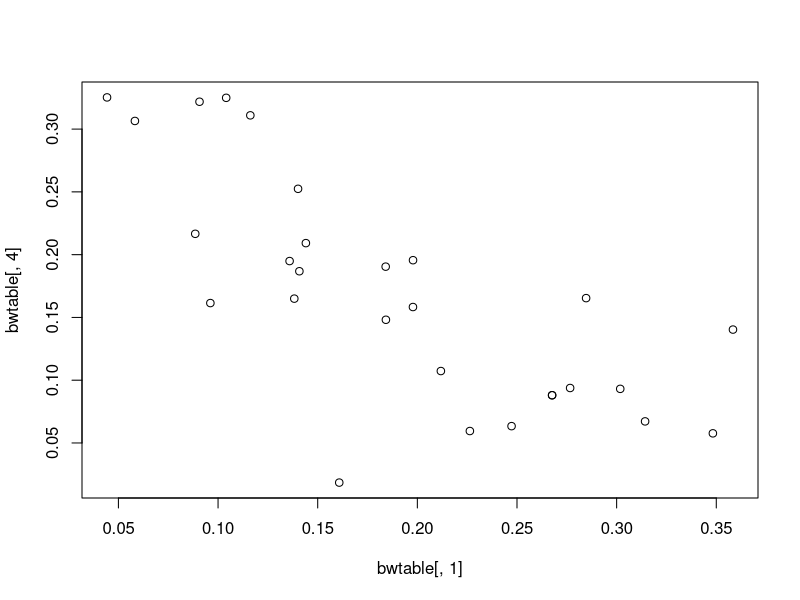
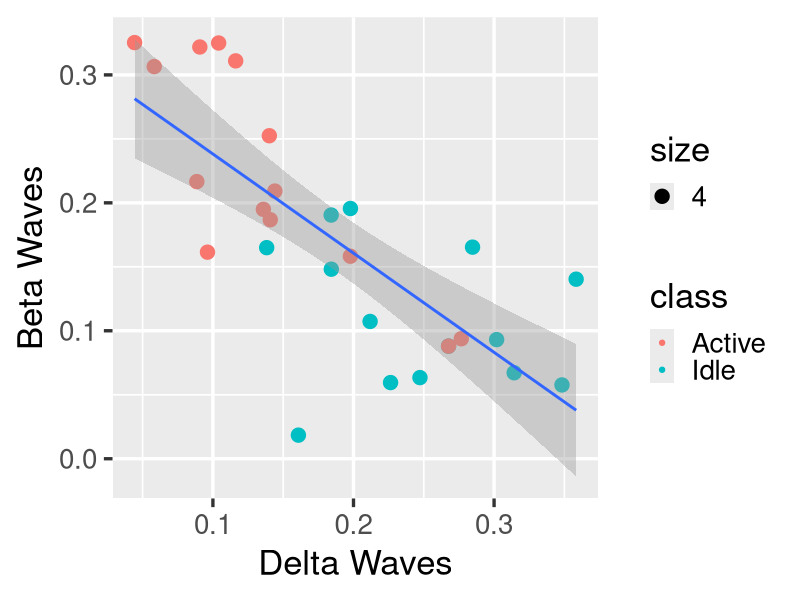
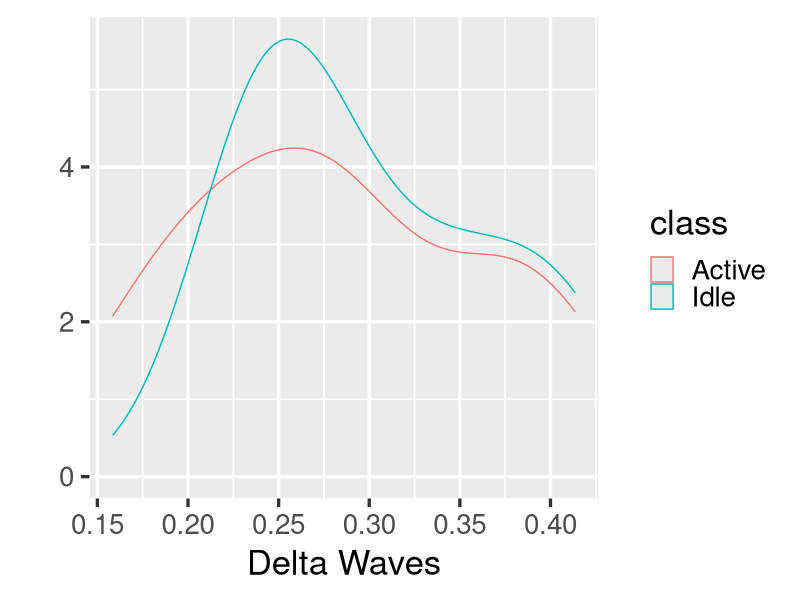
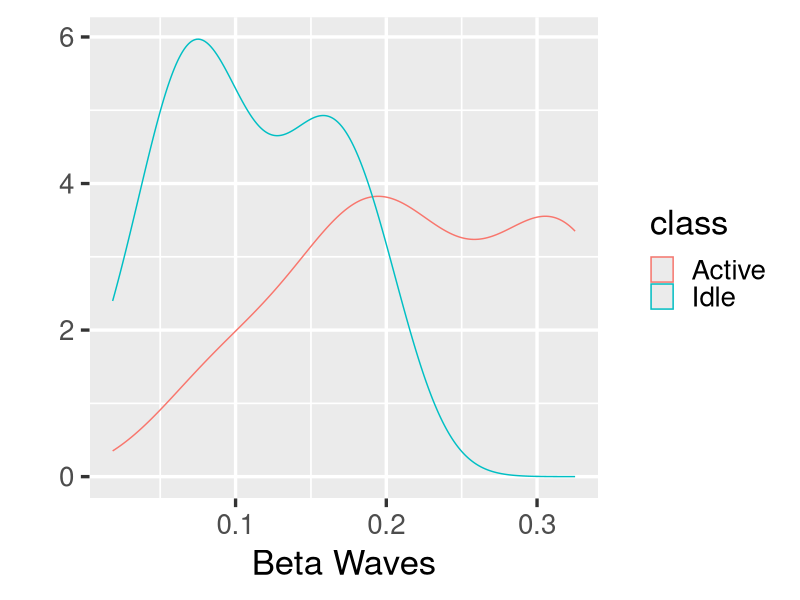
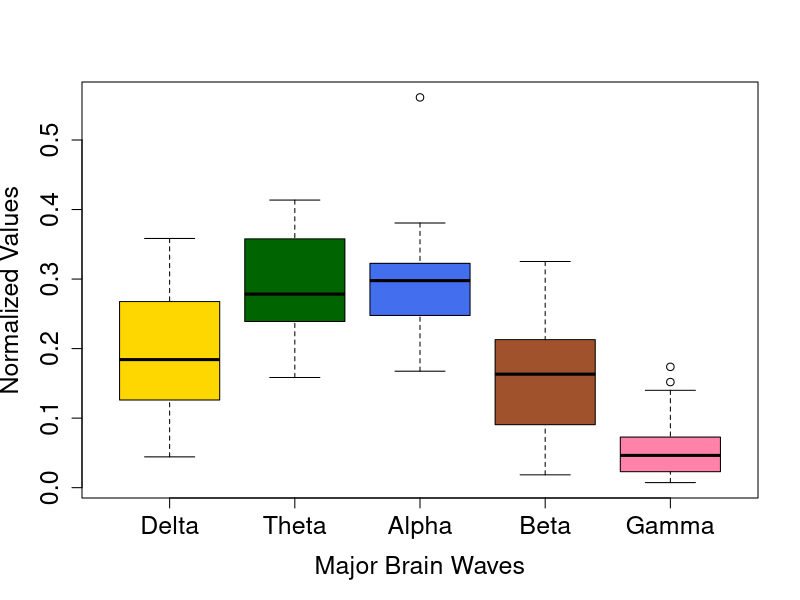
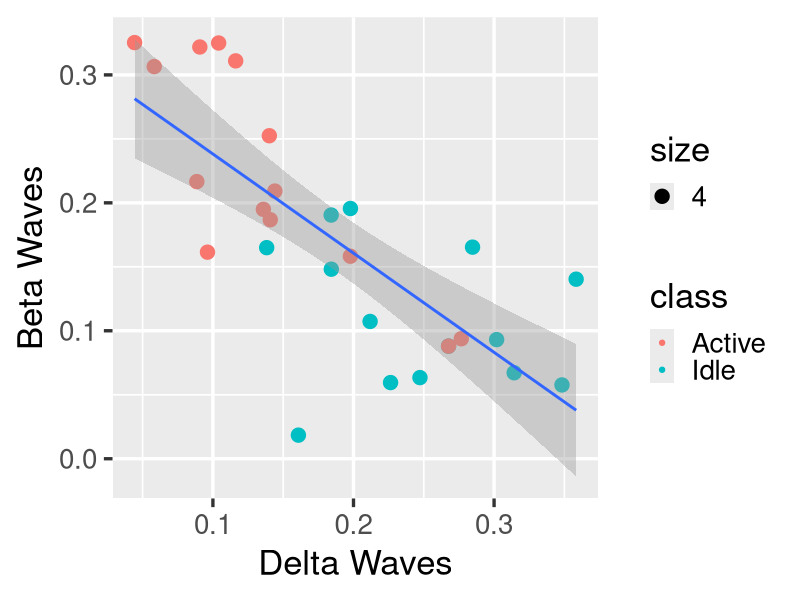
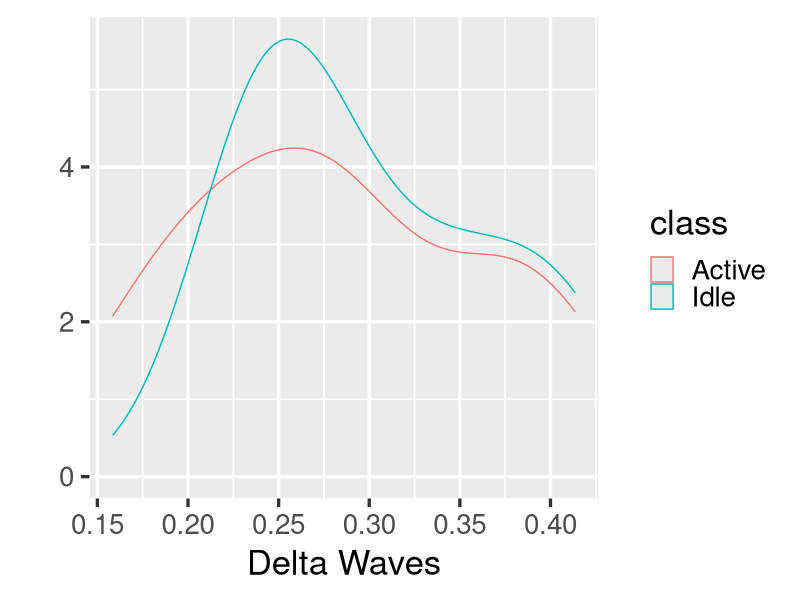
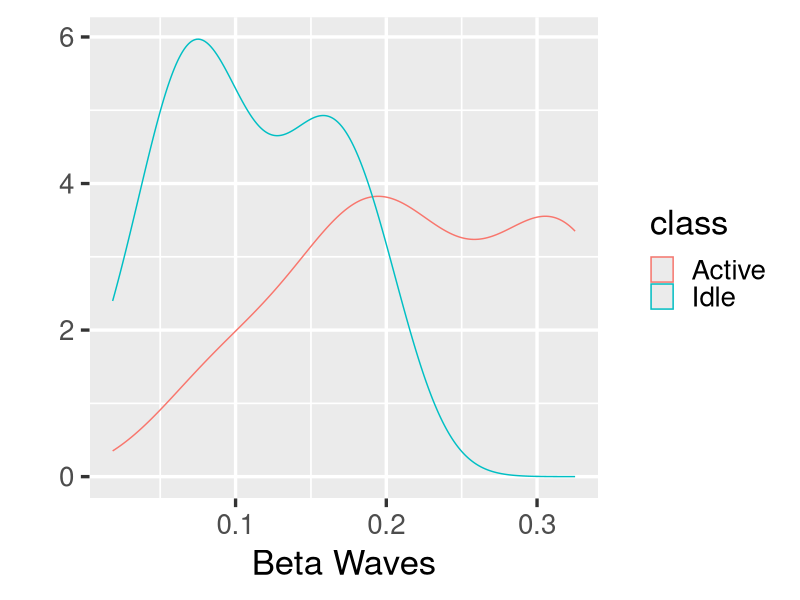

Write R code to recreate these figures, in order.
bwtable <- read.csv("bwdata.csv", header = TRUE)#download brain wave data as bwtable2
bwtable



# theta is for drowsy/idle, and beta is for active/working so we are only using theta and beta waves for the analysis
library(ggplot2)


plot(bwtable[,1],bwtable[,4])




#entire box plot

png(filename ="boxplot_allwaves.png")
boxplot(bwtable[,-6], data = bwtable, geom = "boxplot",col=(c("gold","darkgreen","royalblue2", "sienna", "palevioletred1" )),
        cex.axis = 1.5, cex.lab = 1.5 , xlab="Major Brain Waves", ylab = "Normalized Values")
dev.off()

#plot only delta and beta 
library(ggplot2)
#install.packages("gridExtra")
library(gridExtra)
theme_set(theme_gray(base_size = 25))
p <- ggplot(bwtable, aes(x=bwtable[,1], y=bwtable[,4]))
p +  geom_point(aes(color=class, size= 4))+ xlab("Delta Waves")+ylab("Beta Waves")+
  stat_smooth(method="lm", se=TRUE)


  # + theme(legend.position = c(.9, .8)) 
ggsave("DeltaWaves_Betawaves.png")




# plot theta spread
theme_set(theme_gray(base_size = 25))# increase font size to 25
qplot( bwtable[,2], data = bwtable, color=class, geom = "density", xlab ="Delta Waves")
ggsave("DeltaWaves_Density.png")

# plot beta spread
qplot(bwtable[,4], data = bwtable, color=class, geom = "density", xlab ="Beta Waves")
ggsave("BetaWaves_Density.png")


